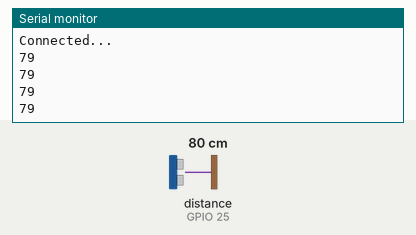
The sketch below on a simulated ESP32. Parts: the last lines printed to the serial monitor. Wiring (inferred from the names in the program): ultrasonic range finder: trigger GPIO 26; echo GPIO 25. Inputs (shaded band) come from the test bench; at power-on: distance to the obstacle (sensor on GPIO 25) 80 cm. The echo pulse lasts 58.3 µs per cm; WiFi joins after 1.5 s; servers stay silent unless stated.

Above: at 2.7 s.
2.8 s: distance to the obstacle (sensor on GPIO 25) set to 2 cm
At 3.16 s:
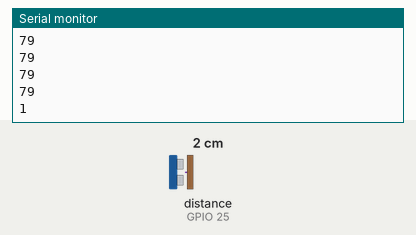
4.3 s: distance to the obstacle (sensor on GPIO 25) set to 4 cm
At 4.56 s:
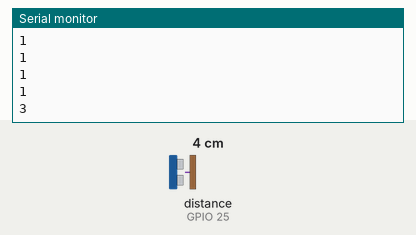
Timing chart, 0 to 7.3 s (numbered marks = the images above; inputs shaded):
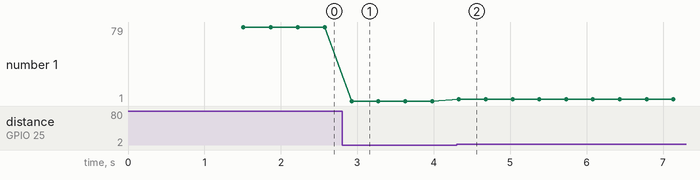

The sketch:

temp.ino
```cpp
#include <WiFi.h>
#include <FirebaseESP32.h>

#define echoPin 25
#define trigPin 26

#define FIREBASE_HOST "https://esp32-01-5f0aa-default-rtdb.firebaseio.com/"   //replace this with your DB name
#define FIREBASE_AUTH "jxigena1L1I8Ij0Hx8L1qn8poWTTi30RauojCOJa"              //replace this with your DB secret key
#define WIFI_SSID "FreeWifi"
#define WIFI_PASSWORD "8characters"

FirebaseData firebaseData;
FirebaseJson json;

long duration;    //sensor stuff
int distance;     //sensor stuff

void setup() {
  // put your setup code here, to run once:

  Serial.begin(115200);
  pinMode(trigPin, OUTPUT); // Sets the trigPin as an OUTPUT  //sensor stuff
  pinMode(echoPin, INPUT); // Sets the echoPin as an INPUT    //sensor stuff

  WiFi.begin(WIFI_SSID, WIFI_PASSWORD);
  Serial.print("Connecting to Wi-Fi");

  while (WiFi.status() != WL_CONNECTED)
  {
    Serial.print(".");
    delay(300);
  }
  Serial.println();
  Serial.print("Connected with IP: ");
  Serial.println(WiFi.localIP());
  Serial.println();

  Firebase.begin(FIREBASE_HOST, FIREBASE_AUTH);
  Firebase.reconnectWiFi(true);

  //Set database read timeout to 1 minute (max 15 minutes)
  Firebase.setReadTimeout(firebaseData, 1000 * 60);
  //tiny, small, medium, large and unlimited.
  //Size and its write timeout e.g. tiny (1s), small (10s), medium (30s) and large (60s).
  Firebase.setwriteSizeLimit(firebaseData, "tiny");

  /*
  This option allows get and delete functions (PUT and DELETE HTTP requests) works for device connected behind the
  Firewall that allows only GET and POST requests.

  Firebase.enableClassicRequest(firebaseData, true);
  */

  //String path = "/data";


  Serial.println("------------------------------------");
  Serial.println("Connected...");

}

void loop() {
  // put your main code here, to run repeatedly:

  // Clears the trigPin condition (sensor stuff)
  digitalWrite(trigPin, LOW);
  delayMicroseconds(2);
  // Sets the trigPin HIGH (ACTIVE) for 10 microseconds
  digitalWrite(trigPin, HIGH);
  delayMicroseconds(10);
  digitalWrite(trigPin, LOW);
  // Reads the echoPin, returns the sound wave travel time in microseconds
  duration = pulseIn(echoPin, HIGH);
  // Calculating the distance
  distance = duration * 0.034 / 2; // Speed of sound wave divided by 2 (go and back)

  Serial.println(distance);
  delay(200);

  json.set("/Distance", distance);
  Firebase.updateNode(firebaseData,"/Sensor",json);

}
```

Measured:
- after the input at 2.8 s, the serial monitor: prints a new line after 0.13 s (image 1)
- after the input at 4.3 s, the serial monitor: prints a new line at once (image 2)
- plotted number 1: 79 → 1 after the input at 2.8 s, 1 → 3 after the input at 4.3 s
